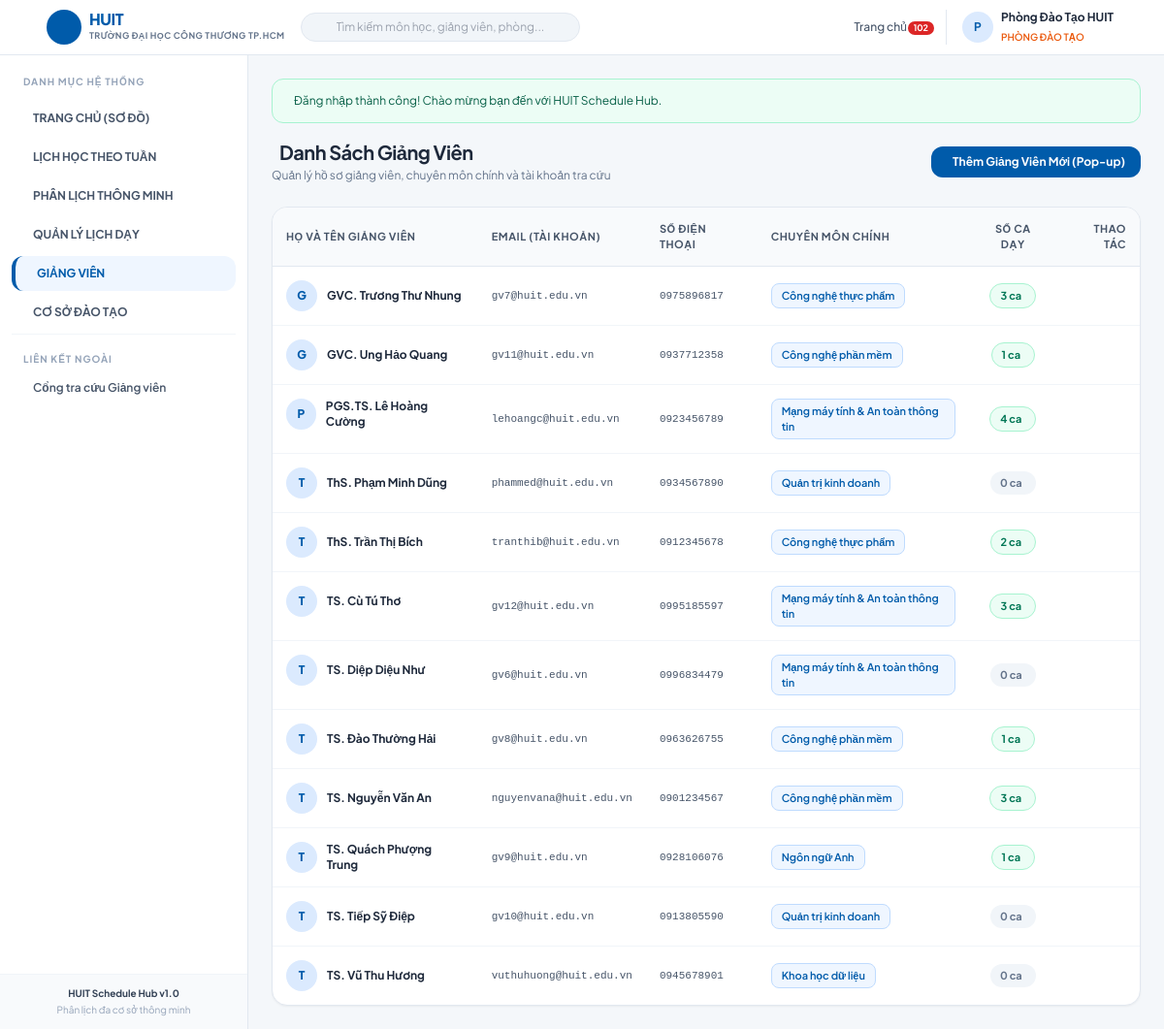
/teachers (signed in), run on an earlier commit of the app's database.
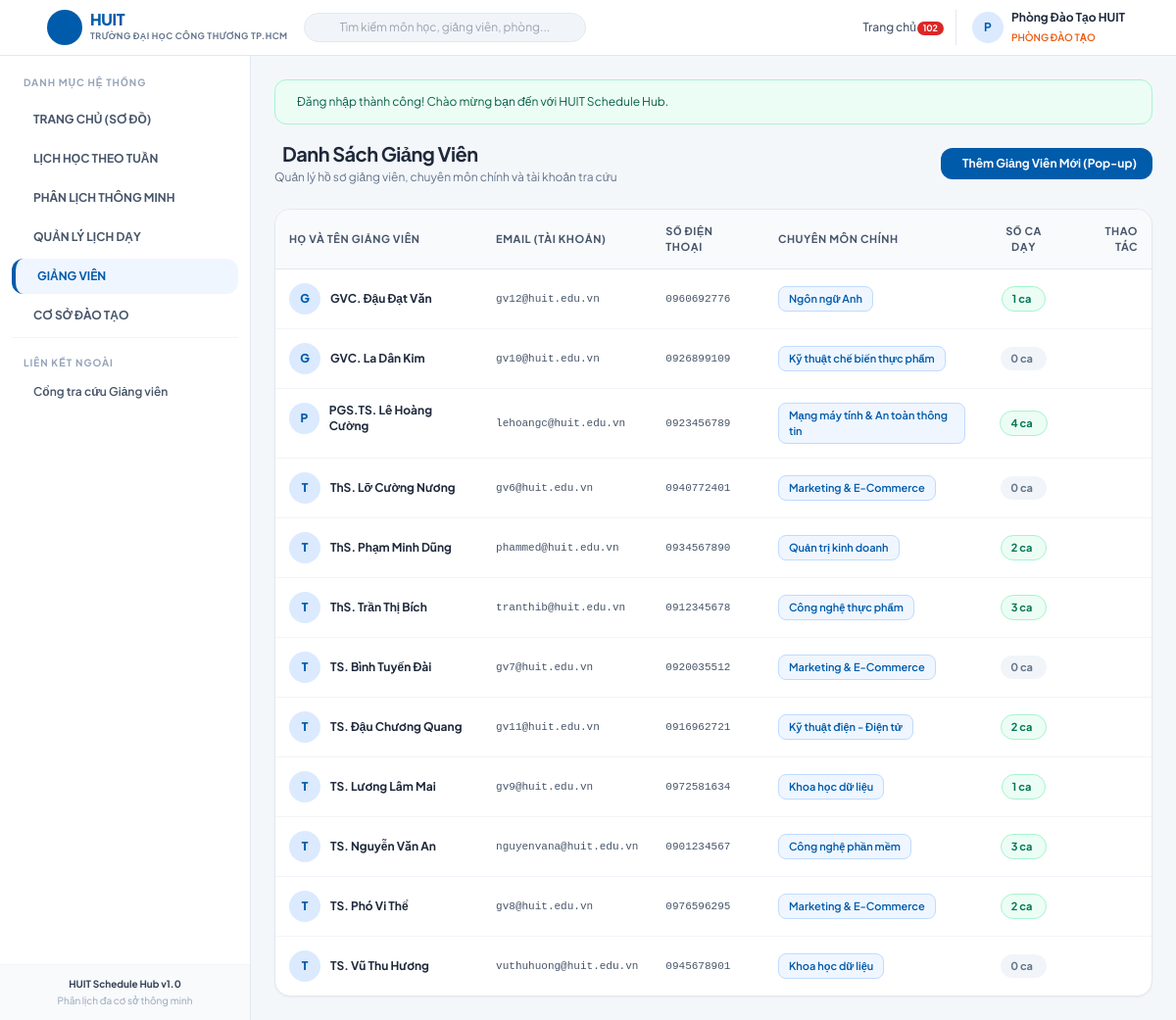
And on a later commit of the database.
### tables this page shows
CREATE TABLE `teachers` (
  `id` int NOT NULL AUTO_INCREMENT,
  `full_name` varchar(255) NOT NULL,
  `email` varchar(255) NOT NULL,
  `phone` varchar(50) NOT NULL,
  `expertise` varchar(255) NOT NULL,
  `password` varchar(255) NOT NULL,
  `created_at` timestamp NULL DEFAULT CURRENT_TIMESTAMP,
  PRIMARY KEY (`id`),
  UNIQUE KEY `email` (`email`)
);

### views/teachers/index.php (the view, shortened to what the changed rows need)
<div class="space-y-6">
    <div class="flex flex-col sm:flex-row sm:items-center sm:justify-between gap-4">
        <div>
            <h1 class="text-xl font-bold text-slate-800 tracking-tight flex items-center space-x-2">
                <span>Danh Sách Giảng Viên</span>
            </h1>
            <p class="text-xs text-slate-500 mt-0.5">Quản lý hồ sơ giảng viên, chuyên môn chính và tài khoản tra cứu</p>
        </div>
        <div>
            <button type="button" onclick="openCreateTeacherModal()" class="inline-flex items-center space-x-1.5 px-4 py-2 bg-huit-header hover:bg-blue-800 text-white font-bold text-xs rounded-xl shadow-xs transition">
                <span>Thêm Giảng Viên Mới (Pop-up)</span>
            </button>
        </div>
    </div>
    <div class="bg-white rounded-2xl border border-slate-200 shadow-sm overflow-hidden">
        <div class="overflow-x-auto">
            <table class="w-full text-left text-xs border-collapse">
                <thead>
                    <tr class="bg-slate-50 border-b border-slate-200 text-slate-600 font-bold uppercase tracking-wider text-[11px]">
                        <th class="p-3.5">Họ và Tên Giảng Viên</th>
                        <th class="p-3.5">Email (Tài khoản)</th>
                        <th class="p-3.5">Số Điện Thoại</th>
                        <th class="p-3.5">Chuyên Môn Chính</th>
                        <th class="p-3.5 text-center">Số Ca Dạy</th>
                        <th class="p-3.5 text-right">Thao Tác</th>
                    </tr>
                </thead>
                <tbody class="divide-y divide-slate-100">
                    <?php if (empty($teachers)): ?>
                        <tr>
                            <td colspan="6" class="p-8 text-center text-slate-400">
                                <i class="ti ti-user-off text-3xl block mb-2 text-slate-300"></i>
                                Chưa có giảng viên nào trong hệ thống.
                            </td>
                        </tr>
                    <?php else: ?>
                        <?php foreach ($teachers as $t): ?>
                            <tr class="hover:bg-slate-50/80 transition">
                                <td class="p-3.5 font-bold text-slate-800 flex items-center space-x-2.5">
                                    <div class="w-8 h-8 rounded-full bg-blue-100 text-huit-header flex items-center justify-center font-extrabold text-xs shadow-xs">
                                        <?= mb_substr($t['full_name'], 0, 1) ?>
                                    </div>
                                    <span><?= htmlspecialchars($t['full_name']) ?></span>
                                </td>
                                <td class="p-3.5 font-mono text-slate-600 text-[11px]">
                                    <?= htmlspecialchars($t['email']) ?>
                                </td>
                                <td class="p-3.5 text-slate-600 font-mono text-[11px]">
                                    <?= htmlspecialchars($t['phone']) ?>
                                </td>
                                <td class="p-3.5">
                                    <span class="inline-block px-2.5 py-1 bg-blue-50 text-huit-header border border-blue-200 rounded-lg font-semibold text-[11px]">
                                        <?= htmlspecialchars($t['expertise']) ?>
                                    </span>
                                </td>
                                <td class="p-3.5 text-center">
                                    <a href="/timetable?teacher_id=<?= $t['id'] ?>" class="inline-flex items-center space-x-1 px-2.5 py-1 rounded-full text-[11px] font-bold <?= (int)$t['schedule_count'] > 0 ? 'bg-emerald-50 text-emerald-700 border border-emerald-200 hover:bg-emerald-100' : 'bg-slate-100 text-slate-500' ?> transition" title="Xem thời khóa biểu">
                                        <span><?= (int)$t['schedule_count'] ?> ca</span>
                                    </a>
                                </td>
                                <td class="p-3.5 text-right">
                                    <div class="inline-flex items-center space-x-1">
                                        <button type="button" onclick='openEditTeacherModal(<?= json_encode($t, JSON_HEX_TAG | JSON_HEX_APOS | JSON_HEX_QUOT | JSON_HEX_AMP) ?>)' class="p-1.5 text-slate-500 hover:text-huit-header hover:bg-blue-50 rounded-lg transition" title="Chỉnh sửa (Pop-up)">
                                        </button>
                                        <button type="button" onclick="openDeleteTeacherModal(<?= (int)$t['id'] ?>, '<?= htmlspecialchars(addslashes($t['full_name'])) ?>')" class="p-1.5 text-slate-500 hover:text-red-600 hover:bg-red-50 rounded-lg transition" title="Xóa (Pop-up)">
                                        </button>
                                    </div>
                                </td>
                            </tr>
                        <?php endforeach; ?>
                    <?php endif; ?>
                </tbody>
            </table>
        </div>
    </div>
</div>

### src/Core/Router.php (shortened to what the changed rows need)
<?php
class Router
{
    private array $routes = [];
    private function addRoute(string $method, string $path, array $handler): void
    {
        $pattern = preg_replace('/\{([a-zA-Z0-9_]+)\}/', '(?P<$1>[^/]+)', $path);
        $pattern = '#^' . $pattern . '$#';
        $this->routes[] = [
            'method' => $method,
            'pattern' => $pattern,
            'handler' => $handler,
        ];
    }
    public function dispatch(): void
    {
        $uri = parse_url($_SERVER['REQUEST_URI'], PHP_URL_PATH);
        $method = $_SERVER['REQUEST_METHOD'];
        foreach ($this->routes as $route) {
            if ($route['method'] === $method && preg_match($route['pattern'], $uri, $matches)) {
                $params = array_filter($matches, 'is_string', ARRAY_FILTER_USE_KEY);
                [$controllerClass, $action] = $route['handler'];
                $controller = new $controllerClass();
                call_user_func_array([$controller, $action], $params);
                return;
            }
        }
    }
}

### views/layouts/main.php (shortened to what the changed rows need)
<?php
$user = Auth::user();
$currentUri = $_SERVER['REQUEST_URI'];
?>
<!DOCTYPE html>
<html lang="vi">
<head>
    <script src="https://cdn.tailwindcss.com"></script>
    <link rel="stylesheet" href="https://cdn.jsdelivr.net/npm/@tabler/icons-webfont@latest/tabler-icons.min.css">
</head>
<body class="bg-[#F4F7FA] text-slate-800 antialiased min-h-screen flex flex-col">
    <header class="bg-white border-b border-slate-200 sticky top-0 z-40 shadow-xs">
        <div class="px-4 py-2.5 flex items-center justify-between">
            <div class="flex items-center space-x-3 sm:space-x-4">
                <button type="button" id="sidebarToggleBtn" class="p-2 rounded-xl text-slate-600 hover:text-huit-header hover:bg-slate-100 transition focus:outline-none" title="Ẩn/Hiện Menu Trái">
                </button>
                <a href="/dashboard" class="flex items-center space-x-2">
                    <div class="w-9 h-9 rounded-full bg-huit-header flex items-center justify-center text-white shadow-xs">
                    </div>
                    <div class="hidden sm:block">
                        <span class="text-base font-black tracking-tight text-huit-header block leading-none">HUIT</span>
                        <span class="text-[9px] uppercase tracking-wider text-slate-500 font-bold block mt-0.5">TRƯỜNG ĐẠI HỌC CÔNG THƯƠNG TP.HCM</span>
                    </div>
                </a>
                <div class="hidden md:flex items-center relative ml-4">
                    <span class="absolute inset-y-0 left-0 pl-3 flex items-center pointer-events-none text-slate-400">
                    </span>
                    <input type="text" placeholder="Tìm kiếm môn học, giảng viên, phòng..."
                        class="w-72 pl-9 pr-4 py-1.5 text-xs bg-slate-100 hover:bg-slate-50 focus:bg-white border border-slate-200 rounded-full focus:outline-none focus:ring-2 focus:ring-huit-header transition">
                </div>
            </div>
            <div class="flex items-center space-x-3 sm:space-x-5">
                <a href="/dashboard" class="hidden sm:flex items-center space-x-1 text-xs text-slate-600 hover:text-huit-header font-medium transition">
                    <span>Trang chủ</span>
                </a>
                <div class="relative cursor-pointer text-slate-600 hover:text-huit-header transition" title="Thông báo mới">
                    <span class="absolute -top-1.5 -right-2 bg-red-600 text-white text-[9px] font-bold px-1.5 py-0.2 rounded-full">
                        102
                    </span>
                </div>
                <div class="flex items-center space-x-2 border-l border-slate-200 pl-3 sm:pl-4">
                    <div class="w-8 h-8 rounded-full bg-blue-100 text-huit-header flex items-center justify-center font-bold text-xs shadow-xs">
                        <?= mb_substr($user['full_name'] ?? 'A', 0, 1) ?>
                    </div>
                    <div class="hidden sm:block text-left leading-tight">
                        <span class="text-xs font-bold text-slate-800 block truncate max-w-[130px]">
                            <?= htmlspecialchars($user['full_name'] ?? 'Quản Trị Viên') ?>
                        </span>
                        <span class="text-[10px] text-orange-600 font-semibold uppercase">Phòng Đào Tạo</span>
                    </div>
                </div>
                <a href="/logout" title="Đăng xuất" class="p-2 text-slate-400 hover:text-red-600 hover:bg-red-50 rounded-xl transition">
                </a>
            </div>
        </div>
    </header>
    <div class="flex-grow flex relative overflow-x-hidden">
        <aside id="sidebar" class="sidebar-transition w-64 bg-white border-r border-slate-200 flex-shrink-0 flex flex-col justify-between z-30 select-none">
            <div class="p-3 space-y-1">
                <div class="px-3 py-2 text-[10px] font-bold text-slate-400 uppercase tracking-widest">
                    DANH MỤC HỆ THỐNG
                </div>
                <a href="/dashboard" class="flex items-center space-x-2.5 px-3 py-2.5 rounded-xl text-xs font-bold transition <?= ($currentUri === '/dashboard' || $currentUri === '/') ? 'bg-blue-50 text-huit-header border-l-4 border-huit-header' : 'text-slate-600 hover:bg-slate-50 hover:text-slate-900' ?>">
                    <span>TRANG CHỦ (SƠ ĐỒ)</span>
                </a>
                <a href="/timetable" class="flex items-center space-x-2.5 px-3 py-2.5 rounded-xl text-xs font-bold transition <?= str_contains($currentUri, '/timetable') || str_contains($currentUri, '/weekly') ? 'bg-blue-50 text-huit-header border-l-4 border-huit-header' : 'text-slate-600 hover:bg-slate-50 hover:text-slate-900' ?>">
                    <span>LỊCH HỌC THEO TUẦN</span>
                </a>
                <a href="/schedules/create" class="flex items-center space-x-2.5 px-3 py-2.5 rounded-xl text-xs font-bold transition <?= str_contains($currentUri, '/schedules/create') ? 'bg-orange-50 text-orange-600 border-l-4 border-orange-500' : 'text-slate-600 hover:bg-slate-50 hover:text-slate-900' ?>">
                    <span>PHÂN LỊCH THÔNG MINH</span>
                </a>
                <a href="/schedules" class="flex items-center space-x-2.5 px-3 py-2.5 rounded-xl text-xs font-bold transition <?= ($currentUri === '/schedules' || (str_contains($currentUri, '/schedules') && !str_contains($currentUri, '/create') && !str_contains($currentUri, '/weekly'))) ? 'bg-blue-50 text-huit-header border-l-4 border-huit-header' : 'text-slate-600 hover:bg-slate-50 hover:text-slate-900' ?>">
                    <span>QUẢN LÝ LỊCH DẠY</span>
                </a>
                <a href="/teachers" class="flex items-center space-x-2.5 px-3 py-2.5 rounded-xl text-xs font-bold transition <?= str_contains($currentUri, '/teachers') ? 'bg-blue-50 text-huit-header border-l-4 border-huit-header' : 'text-slate-600 hover:bg-slate-50 hover:text-slate-900' ?>">
                    <span>GIẢNG VIÊN</span>
                </a>
                <a href="/branches" class="flex items-center space-x-2.5 px-3 py-2.5 rounded-xl text-xs font-bold transition <?= str_contains($currentUri, '/branches') ? 'bg-blue-50 text-huit-header border-l-4 border-huit-header' : 'text-slate-600 hover:bg-slate-50 hover:text-slate-900' ?>">
                    <span>CƠ SỞ ĐÀO TẠO</span>
                </a>
                <div class="pt-3 border-t border-slate-100">
                    <div class="px-3 py-1.5 text-[10px] font-bold text-slate-400 uppercase tracking-widest">
                        LIÊN KẾT NGOÀI
                    </div>
                    <a href="/portal" target="_blank" class="flex items-center space-x-2.5 px-3 py-2 rounded-xl text-xs font-semibold text-slate-600 hover:text-huit-header hover:bg-slate-50 transition">
                        <span>Cổng tra cứu Giảng viên</span>
                    </a>
                </div>
            </div>
            <div class="p-3 border-t border-slate-100 bg-slate-50 text-[10px] text-slate-500 text-center">
                <span class="font-bold text-slate-700">HUIT Schedule Hub v1.0</span>
                <p class="text-slate-400 mt-0.5">Phân lịch đa cơ sở thông minh</p>
            </div>
        </aside>
        <main class="flex-grow min-w-0 p-4 sm:p-6 overflow-y-auto">
            <div class="w-full mb-4">
                <?php if (!empty($_SESSION['flash_success'])): ?>
                    <div class="p-3.5 mb-3 text-xs text-emerald-800 rounded-xl bg-emerald-50 border border-emerald-200 flex items-center space-x-2">
                        <div><?= $_SESSION['flash_success'] ?></div>
                    </div>
                <?php endif; ?>
            </div>
            <?= $content ?>
        </main>
    </div>
</body>
</html>

What changed in the data, as far as the page shows it:
removed teachers: full_name "G", full_name "GVC. Trương Thư Nhung", email "gv7@huit.edu.vn", phone "0975896817", expertise "Công nghệ thực phẩm", schedule_count "3"
removed teachers: full_name "G", full_name "GVC. Ung Hảo Quang", email "gv11@huit.edu.vn", phone "0937712358", expertise "Công nghệ phần mềm", schedule_count "1"
removed teachers: full_name "T", full_name "TS. Cù Tú Thơ", email "gv12@huit.edu.vn", phone "0995185597", expertise "Mạng máy tính & An toàn thông tin", schedule_count "3"
removed teachers: full_name "T", full_name "TS. Tiếp Sỹ Điệp", email "gv10@huit.edu.vn", phone "0913805590", expertise "Quản trị kinh doanh", schedule_count "0"
added teachers: full_name "G", full_name "GVC. Đậu Đạt Văn", email "gv12@huit.edu.vn", phone "0960692776", expertise "Ngôn ngữ Anh", schedule_count "1"
added teachers: full_name "G", full_name "GVC. La Dân Kim", email "gv10@huit.edu.vn", phone "0926899109", expertise "Kỹ thuật chế biến thực phẩm", schedule_count "0"
changed teachers "gv6@huit.edu.vn": full_name "TS. Diệp Diệu Như" → "ThS. Lỡ Cường Nương"; phone "0996834479" → "0940772401"; expertise "Mạng máy tính & An toàn thông tin" → "Marketing & E-Commerce"; moves up the list
changed teachers "ThS. Phạm Minh Dũng": schedule_count "0" → "2"
changed teachers "ThS. Trần Thị Bích": schedule_count "2" → "3"
added teachers: full_name "T", full_name "TS. Bình Tuyến Đài", email "gv7@huit.edu.vn", phone "0920035512", expertise "Marketing & E-Commerce", schedule_count "0"
added teachers: full_name "T", full_name "TS. Đậu Chương Quang", email "gv11@huit.edu.vn", phone "0916962721", expertise "Kỹ thuật điện - Điện tử", schedule_count "2"
changed teachers "gv9@huit.edu.vn": full_name "TS. Quách Phượng Trung" → "TS. Lương Lâm Mai"; phone "0928106076" → "0972581634"; expertise "Ngôn ngữ Anh" → "Khoa học dữ liệu"; moves up the list
changed teachers "TS. Nguyễn Văn An": moves down the list
changed teachers "gv8@huit.edu.vn": full_name "TS. Đào Thường Hải" → "TS. Phó Vi Thể"; phone "0963626755" → "0976596295"; expertise "Công nghệ phần mềm" → "Marketing & E-Commerce"; schedule_count "1" → "2"
